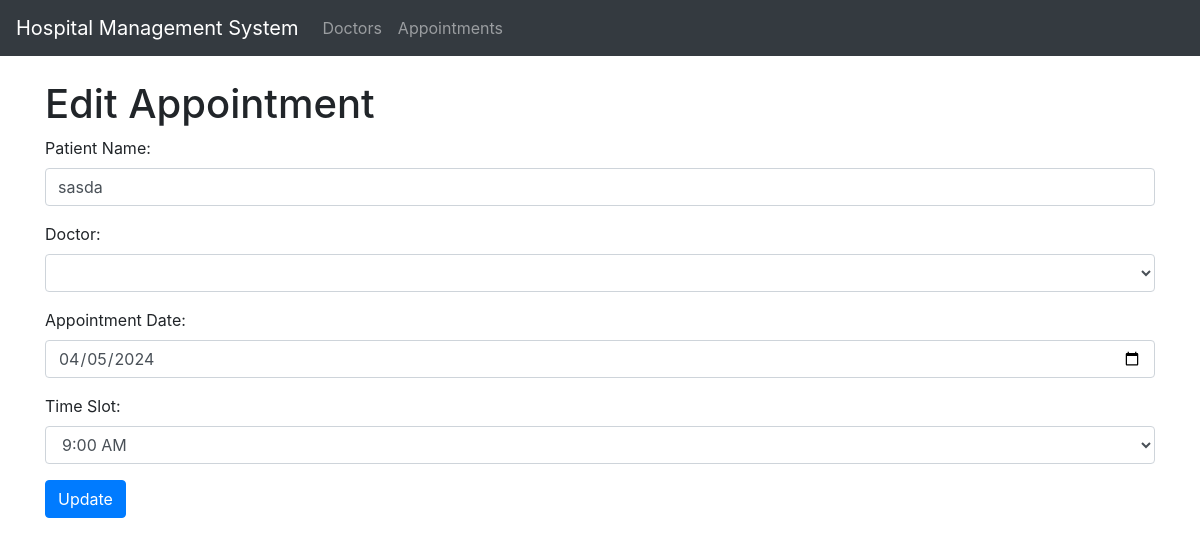
/edit_appointment/3, run on an earlier commit of the app's database.
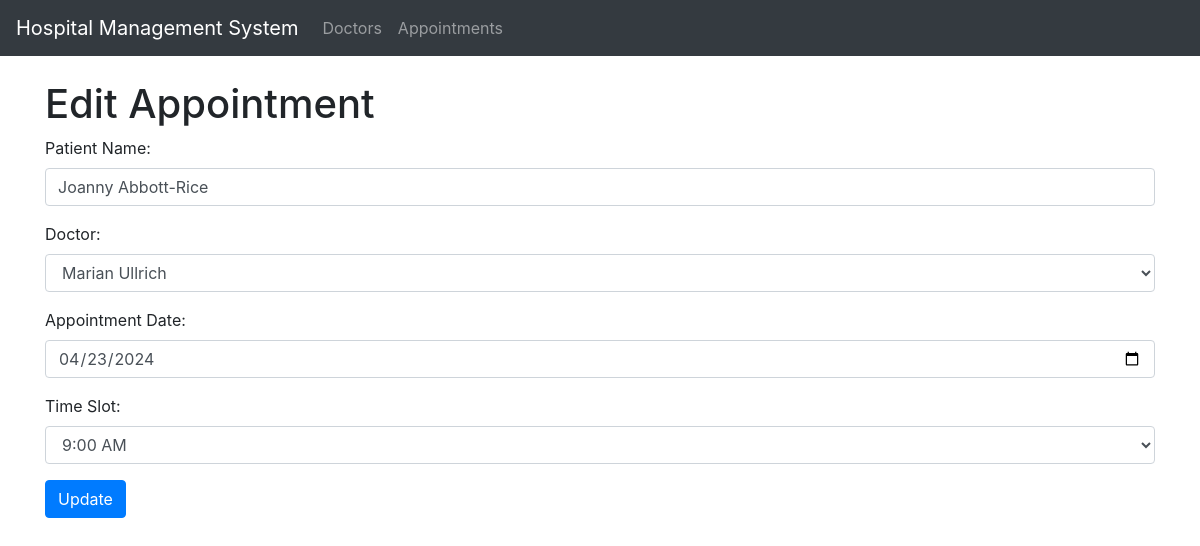
And on a later commit of the database.
### tables this page shows
CREATE TABLE appointments (
            id INTEGER PRIMARY KEY AUTOINCREMENT,
            patient_name TEXT,
            doctor_id INTEGER,
            appointment_date DATE,
            time_slot TEXT,
            FOREIGN KEY (doctor_id) REFERENCES doctors (id)
        );

CREATE TABLE doctors (
            id INTEGER PRIMARY KEY AUTOINCREMENT,
            name TEXT,
            specialty TEXT,
            contact_number TEXT,
            email TEXT
        );

### app.py (the view)
@app.route('/edit_appointment/<int:appointment_id>', methods=['GET', 'POST'])
def edit_appointment(appointment_id):
    if request.method == 'POST':
        patient_name = request.form['patient_name']
        doctor_id = request.form['doctor']
        appointment_date = request.form['appointment_date']
        time_slot = request.form['time_slot']
        conn = create_connection()
        cursor = conn.cursor()
        cursor.execute('''
            UPDATE appointments
            SET patient_name = ?, doctor_id = ?, appointment_date = ?, time_slot = ?
            WHERE id = ?
        ''', (patient_name, doctor_id, appointment_date, time_slot, appointment_id))
        conn.commit()
        conn.close()
        return redirect(url_for('appointments'))
    else:
        conn = create_connection()
        cursor = conn.cursor()
        cursor.execute('SELECT * FROM appointments WHERE id = ?', (appointment_id,))
        appointment = cursor.fetchone()
        cursor.execute('SELECT id, name FROM doctors')
        doctors = cursor.fetchall()
        time_slots = ['9:00 AM', '10:00 AM', '11:00 AM', '12:00 PM', '1:00 PM', '2:00 PM', '3:00 PM', '4:00 PM']
        conn.close()
        today_date = date.today().strftime('%Y-%m-%d')
        return render_template('edit_appointment.html', appointment=appointment, doctors=doctors, time_slots=json.dumps(time_slots), today_date=today_date)

### database.py (called while the page is built)
def create_connection():
    conn = sqlite3.connect('hospital.db')
    return conn

### templates/edit_appointment.html (shortened to what this page needs)
{% extends 'base.html' %}
{% block content %}
    <h1>Edit Appointment</h1>
    <form method="POST" action="{{ url_for('edit_appointment', appointment_id=appointment[0]) }}">
        <div class="form-group">
            <label for="patient_name">Patient Name:</label>
            <input type="text" class="form-control" id="patient_name" name="patient_name" value="{{ appointment[1] }}" required>
        </div>
        <div class="form-group">
            <label for="doctor">Doctor:</label>
            <select class="form-control" id="doctor" name="doctor" required>
                {% for doctor in doctors %}
                <option value="{{ doctor[0] }}" {% if doctor[0] == appointment[2] %}selected{% endif %}>{{ doctor[1] }}</option>
                {% endfor %}
            </select>
        </div>
        <div class="form-group">
            <label for="appointment_date">Appointment Date:</label>
            <input type="date" class="form-control" id="appointment_date" name="appointment_date" value="{{ appointment[3] }}" min="{{ today_date }}" required>
        </div>
        <div class="form-group">
            <label for="time_slot">Time Slot:</label>
            <select class="form-control" id="time_slot" name="time_slot" required>
                {% for slot in time_slots %}
                <option value="{{ slot }}" {% if slot == appointment[4] %}selected{% endif %}>{{ slot }}</option>
                {% endfor %}
            </select>
        </div>
        <button type="submit" class="btn btn-primary">Update</button>
    </form>
{% endblock %}

What changed in the data, as far as the page shows it:
changed appointments: patient_name "sasda" → "Joanny Abbott-Rice"; doctor (not shown) → "Marian Ullrich"; appointment_date "04/05/2024" → "04/23/2024"
